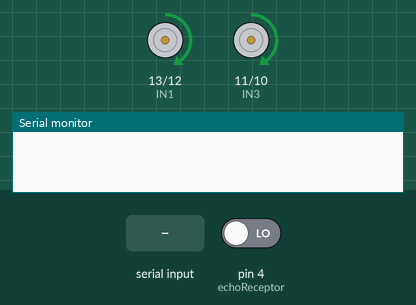
Simulated run of this sketch. Board: Arduino Uno, built with avr-gcc and run on an emulated ATmega328P. Shown: motor-driver pin pairs drawn as motors (green arrow = first pin HIGH = forward, orange = second pin HIGH = backward, longer = more drive, scaled by the enable pin), the last lines printed to the serial monitor. Inputs (shaded band) come from the test bench; at power-on: pin 4 (echoReceptor) LOW.

Above: at 1.2 s.
1.3 s: "R" received over the second serial link
At 2.3 s:
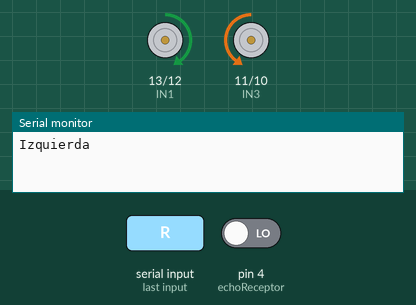
4.8 s: "F" received over the second serial link
At 5.9 s:
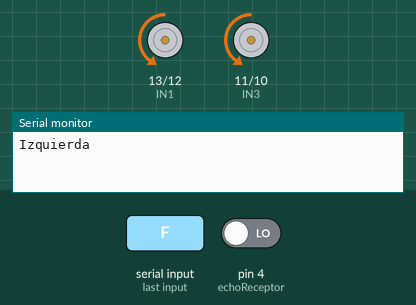
8.3 s: "L" received over the second serial link
At 9.3 s:
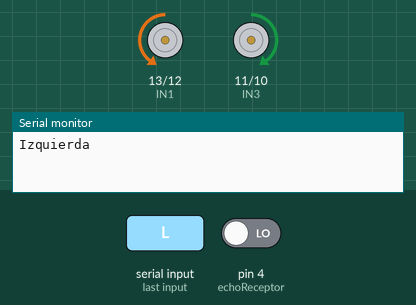
11.8 s: "0" received over the second serial link
At 12.5 s:
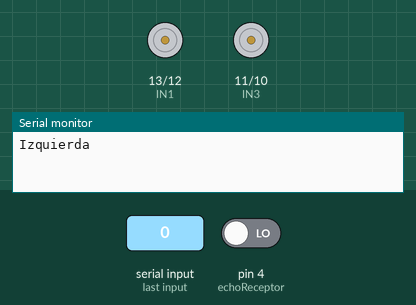
17.2 s: "F" received over the second serial link
21.2 s: "3" received over the second serial link
Timing chart, 0 to 27.6 s (numbered marks = the images above; inputs shaded):
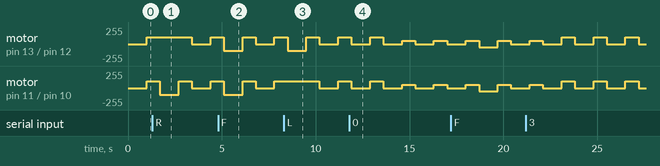

Measured:
- by itself, motor on pin 13 (IN1) / pin 12 (IN2), motor on pin 11 (IN3) / pin 10 (IN4): repeats every 1.7 s: stopped 1.0 s, forward 100/255 0.70 s

The sketch:

arduino1.ino
```cpp
//BLUETOOTH
//Libreria para controlar el modulo bluetooth
#include <SoftwareSerial.h>
//inicializamos los pines a los que conectamos el bluetooth
SoftwareSerial BT(2,3); // RX, TX


//SIGUELINEAS
// Pines del infrarrojo
int sensorizq = 8;
int sensorder = 9;
int seguirLineas = 0;

//SENSOR PROXIMIDAD
// Pines Proximidad
const int triggerEmisor = 7;
const int echoReceptor = 4;
// ValorUmbral para que pare el coche
const int valorUmbral = 15;
long tiempoEntrada;  // Almacena el tiempo de respuesta del sensor de entrada
float distanciaEntrada;  // Almacena la distancia en cm a la que se encuentra el objeto

//MODO COLOR
//variables para el destino por color
int color = 3;
int destino = 4;//0 = rojo. 1 = verde. 2 = azul. 4 = sin destino.
int claxon = 0;
int triangulo = 0;


//MOTORES
// Pines Motor A
int ENA = 6;
int IN1 = 13;
int IN2 = 12;

// Pines Motor B
int ENB = 5;
int IN3 = 11;
int IN4 = 10;

int vel = 100;

void setup()
{
 Serial.begin(9600);
  //Bluetooth
  BT.begin(9600);

  pinMode (ENA, OUTPUT);
  pinMode (ENB, OUTPUT);
  pinMode (IN1, OUTPUT);
  pinMode (IN2, OUTPUT);
  pinMode (IN3, OUTPUT);
  pinMode (IN4, OUTPUT);
  pinMode( sensorizq  , INPUT) ;
  pinMode( sensorder  , INPUT) ;
  pinMode(triggerEmisor,OUTPUT);
  pinMode(echoReceptor,INPUT);

}

void loop()
{

  BT.listen();
  if (BT.available()){
    //Serial.println("BT available");
    switch (BT.read())
    {
     //Serial.println(BT.read());
    //Direccion del coche
    case 'F':
      Adelante();
      break;
    case 'B':
      Atras();
      break;
    case 'L':
     Derecha();
      break;
    case 'R':
    Izquierda();

      break;
    case 'S':
      Parar();
      break;

    //velocidad del coche
    case '0':
      vel = 50;
    break;
    case '1':
      vel = 60;
    break;
    case '2':
     vel = 80;
    break;
    case '3':
      vel = 100;
    break;
    case '4':
      vel = 120;
    break;
    case '5':
      vel = 140;
    break;
    case '6':
      vel = 160;
    break;
    case '7':
      vel = 180;
    break;
    case '8':
      vel=220;
    break;
    case '9':
      vel=250;
    break;
    //COCHE FANTASTICO LUCES DE ALANTE
    case 'W':
      Serial.write('W');

    break;
    case 'w':
     Serial.write('w');

    break;
    //SEGUIR LINEAS LUCES DE ATRAS
     case 'U':
      seguirLineas = 1;
    break;
     case 'u':
      seguirLineas = 0;
    break;
    //CLAXON
    case 'V':
     Serial.write('V');
    break;
    case 'v':
      Serial.write('v');
    break;

    //COLORES: delante izquierda = rojo. delante derecha = azul. detras izquierda = verde. detras derecha = ninguno.
    case 'G':
      destino = 0;
    break;
    case 'I':
      destino = 1;
    break;
    case 'H':
      destino = 2;
    break;
    case 'J':
      destino = 4;
    break;
    }
  }

  if(seguirLineas == 1){
    Siguelineas();
  }

  Distancia();
  ColorDestino();

  //Serial.println();

}


void Distancia(){
    // Llamamos al método de Ultrasonidos
  Ultrasonidos();

   // Condición de parar
   if(distanciaEntrada<valorUmbral){
   // Serial.print("OBSTACULO -> ");
    Parar();
    Atras();
    delay(700);
    Parar();
    }

}

 void Siguelineas(){
    // Los valores del infrarrojo
  int valor1 = digitalRead(sensorizq) ;
  int valor2 = digitalRead(sensorder) ;

   // Las acciones que el coche tomará en función de los valores de los sensores
  if (valor1 == 0 && valor2 == 0)
     Adelante();
  if (valor1 == 0 && valor2 == 1)
    Izquierda();
  if (valor1 == 1 && valor2 == 0)
    Derecha();
  //if (valor1 == 1 && valor2 == 1)
    // Atras();

 }
void Atras()
{
  //Serial.println("Atras");
  //Direccion motor A
  digitalWrite (IN1, HIGH);
  digitalWrite (IN2, LOW);
  analogWrite (ENA, vel);
  //Direccion motor B
  digitalWrite (IN3, HIGH);
  digitalWrite (IN4, LOW);
  analogWrite (ENB, vel);
}

void Adelante()
{
   //Serial.println("Adelante");
  //Direccion motor A
  digitalWrite (IN1, LOW);
  digitalWrite (IN2, HIGH);
  analogWrite (ENA, vel);
  //Direccion motor B
  digitalWrite (IN3, LOW);
  digitalWrite (IN4, HIGH);
  analogWrite (ENB, vel);
}

void Derecha()
{
  //Serial.println("Derecha");
   //Direccion motor A
  digitalWrite (IN1, LOW);
  digitalWrite (IN2, HIGH);
  analogWrite (ENA, vel);
  //Direccion motor B
  digitalWrite (IN3, HIGH);
  digitalWrite (IN4, LOW);
  analogWrite (ENB, vel);
}

void Izquierda()
{
  Serial.println("Izquierda");
 //Direccion motor A
  digitalWrite (IN1, HIGH);
  digitalWrite (IN2, LOW);
  analogWrite (ENA, vel);
  //Direccion motor B
  digitalWrite (IN3, LOW);
  digitalWrite (IN4, HIGH);
  analogWrite (ENB, vel);
}

void Parar()
{
  //Serial.println("Parar");
  //Direccion motor A
  digitalWrite (IN1, LOW);
  digitalWrite (IN2, LOW);
  analogWrite (ENA, 0);
  //Direccion motor B
  digitalWrite (IN3, LOW);
  digitalWrite (IN4, LOW);
  analogWrite (ENB, 0);
}

void Ultrasonidos()
{
     // Se inicializa el sensor de ultrasonidos
    digitalWrite(triggerEmisor,LOW);

    // Comenzamos las mediciones
    // Enviamos una señal ultrasónica
    digitalWrite(triggerEmisor, HIGH);
    tiempoEntrada=pulseIn(echoReceptor, HIGH);
    distanciaEntrada= int(0.017*tiempoEntrada); // Cálculo de distancia
}

void ColorDestino(){

   if(Serial.available()){
      color = Serial.read();
      if(color == destino){
          Parar();
      }
   }
}
```
